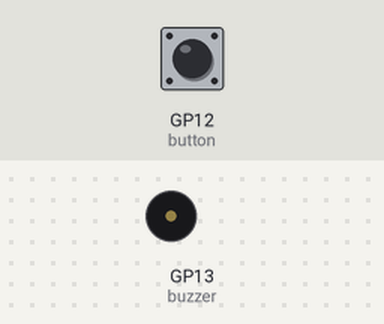
This program was run on a simulated Raspberry Pi Pico running MicroPython. Parts: buzzer (waves = sounding, pin HIGH). The test bench sets the inputs (shaded band); at power-on: GP12 (button) LOW.

Above: at 1.2 s.
1.3 s: GP12 (button) pulled HIGH for 0.15 s
At 1.4 s:
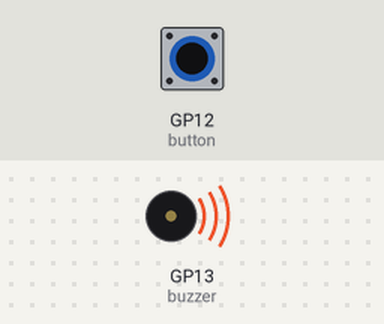
3.0 s: GP12 (button) pulled HIGH for 3.2 s
At 7.3 s:
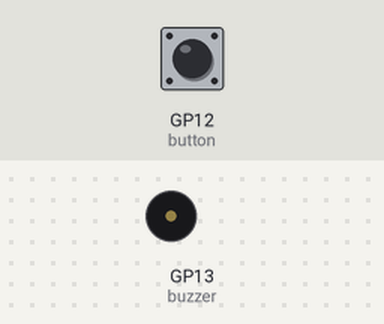
Timing chart, 0 to 8.8 s (numbered marks = the images above; inputs shaded):
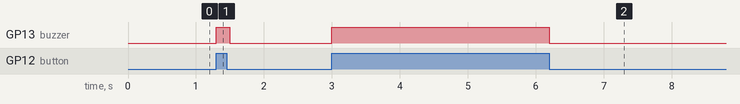

The program:

buzzer.py
```python
import machine
import utime

button = machine.Pin(12, machine.Pin.IN, machine.Pin.PULL_DOWN)
buzzer = machine.Pin(13, machine.Pin.OUT)

while True:
    buzzer.value(0)
    if button.value() == 1:
        buzzer.value(1)
        utime.sleep(0.2)
```

Measured:
- after the input at 1.3 s, GP13 (buzzer): LOW → HIGH at once, → LOW 0.20 s later
- after the input at 3.0 s, GP13 (buzzer): LOW → HIGH at once, → LOW 3.2 s later
